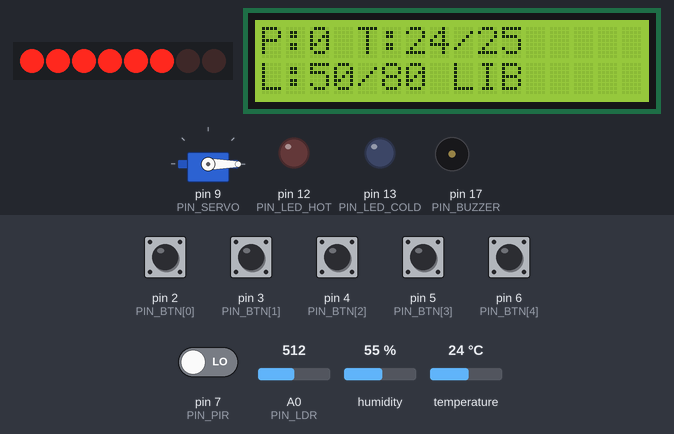
Bench run of a sketch on a simulated Arduino Uno, built with avr-gcc and run on an emulated ATmega328P. On the bench: 8 shift-register outputs drawn as a row of LEDs (first output left, lit = HIGH), servo, 16×2 character LCD, output pins drawn as LEDs (lit = HIGH), buzzer (waves = sounding, pin HIGH). Wiring (from diagram.json): shift register (74HC595): data pin 8; shift clock pin 11; latch pin 10; row of LEDs: on Q0, Q1, Q2, Q3, Q4, Q5, Q6, Q7. The inputs (shaded band) are chosen by the test bench; at power-on: pin 2 (PIN_BTN[0]), pin 3 (PIN_BTN[1]), pin 4 (PIN_BTN[2]), pin 5 (PIN_BTN[3]), pin 6 (PIN_BTN[4]) HIGH, pin 7 (PIN_PIR) LOW, A0 (PIN_LDR) = 512, humidity 55 %, temperature 24 °C. Pins used as bus, display or sensor lines are not drawn; what the sketch prints to the serial monitor is not drawn.

Above: at 2.33 s.
2.8 s: A0 (PIN_LDR) set to 984
At 6.9 s:
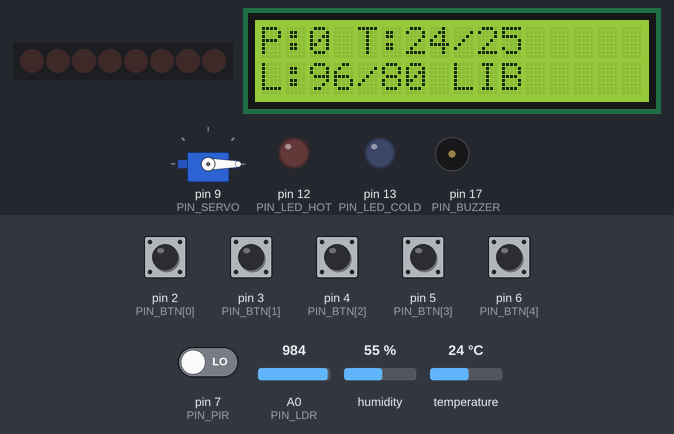
7.5 s: A0 (PIN_LDR) set to 1017
At 8.0 s:
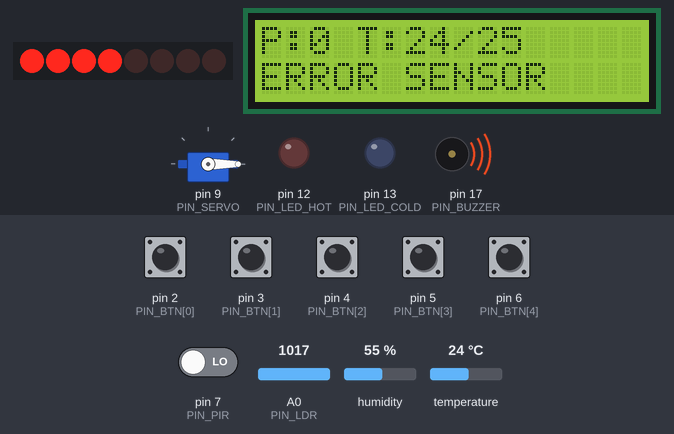
9.1 s: pin 4 (PIN_BTN[2]) pulled LOW for 0.15 s
At 9.48 s:
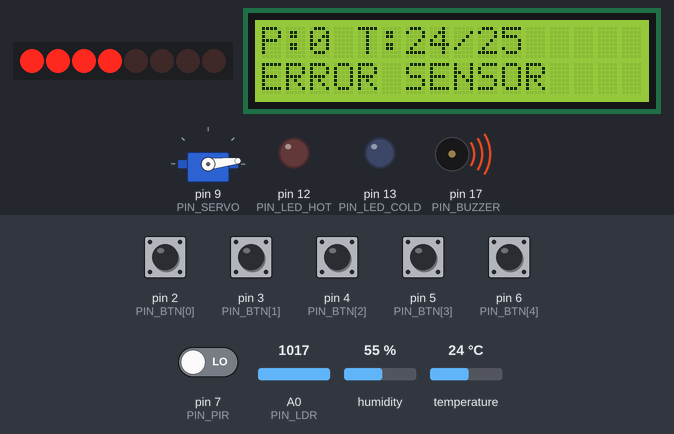
9.8 s: A0 (PIN_LDR) set to 716
At 12.2 s:
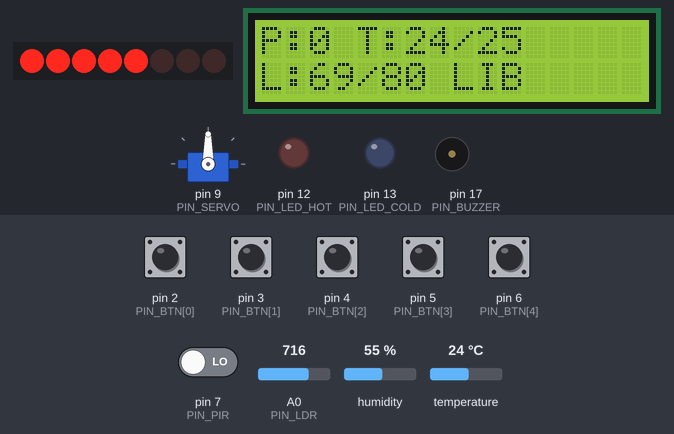
12.3 s: pin 7 (PIN_PIR) driven HIGH
At 14.7 s:
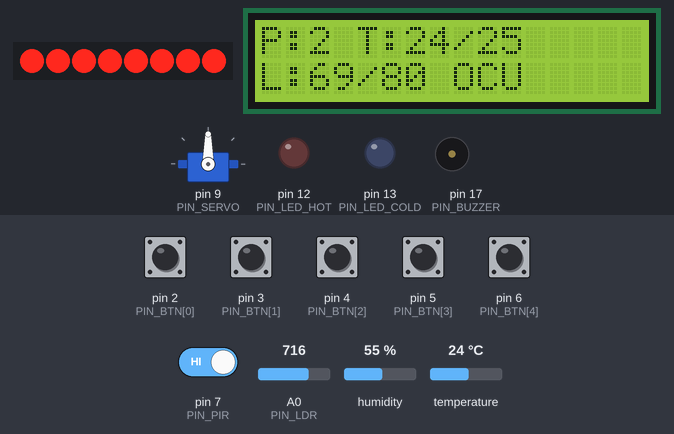
15.0 s: pin 5 (PIN_BTN[3]) pulled LOW for 0.15 s
At 15.71 s:
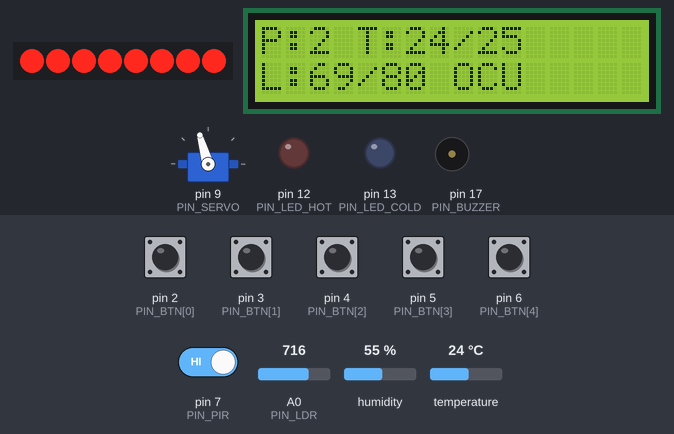
Timing chart, 0 to 16.7 s (numbered marks = the images above; inputs shaded):
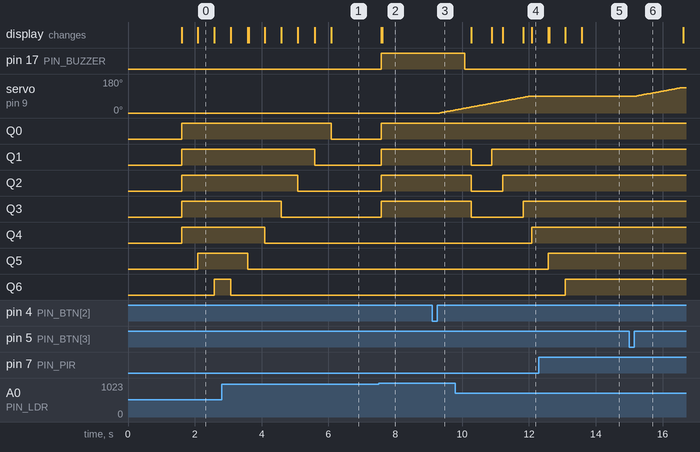

Measured:
- the behaviour switches between 999 and 1000 on A0 (PIN_LDR) (found by bisection; images 1 and 2)
- after the input at 2.8 s, the display: first changes after 0.28 s (image 1 shows a later state)
- after the input at 7.5 s, pin 17 (PIN_BUZZER), Q0–3: LOW → HIGH after 0.08 s; the display: first changes after 0.08 s (image 2 shows a later state)
- after the input at 9.1 s, servo on pin 9 (PIN_SERVO): moves from 0° to 16° over 0.46 s, starting after 0.23 s
- after the input at 9.8 s, pin 17 (PIN_BUZZER): HIGH → LOW after 0.28 s; Q1: HIGH → LOW after 0.47 s, → HIGH 0.61 s later; Q2: HIGH → LOW after 0.47 s, → HIGH 0.94 s later; Q3: HIGH → LOW after 0.47 s, → HIGH 1.5 s later; Q4: LOW → HIGH after 2.3 s; the display: first changes after 0.47 s (image 4 shows a later state)
- after the input at 12.3 s, the display: first differs from a run without the input after 0.31 s (image 5 shows a later state)
- after the input at 15.0 s, servo on pin 9 (PIN_SERVO): moves from 90° to 135° over 1.4 s, starting after 0.23 s

The sketch:

sketch.ino
```cpp
#include <Servo.h>
#include <DHT.h>
#include <Wire.h>
#include <LiquidCrystal_I2C.h>
#include <IRremote.h>

const uint8_t PIN_BTN[5] = {2, 3, 4, 5, 6};
const uint8_t PIN_PIR = 7;
const uint8_t PIN_SR_DAT = 8;
const uint8_t PIN_SERVO = 9;
const uint8_t PIN_SR_LAT = 10;
const uint8_t PIN_SR_CLK = 11;
const uint8_t PIN_LED_HOT = 12;
const uint8_t PIN_LED_COLD = 13;
const uint8_t PIN_LDR = A0;
const uint8_t PIN_DHT = A1;
const uint8_t PIN_IR = A2;
const uint8_t PIN_BUZZER = 17;
float tempSetpoint = 25.0;
const float TEMP_ZM = 3.0;

uint8_t luxSetpoint = 80;
const uint8_t LUX_ZM = 5;

const uint8_t ANG_PLANTA[5] = {0, 45, 90, 135, 180};

const uint16_t T_CTRL_MS = 500;
const uint16_t T_LCD_MS = 1000;
const uint16_t T_SERVO_MS = 30;

Servo cabina;
DHT dht(PIN_DHT, DHT22);
LiquidCrystal_I2C lcd(0x27, 16, 2);

uint8_t plantaActual = 0;
volatile uint8_t plantaDestino = 0;

int anguloActualServo = 0;
int anguloDestinoServo = 0;

float tempActual = 25.0;
float tempAnterior = 25.0;

uint8_t luxActual = 80;
uint8_t luxAnterior = 80;

uint8_t ledsEncendidos = 4;
bool presencia = false;

bool falloDHT = false;
bool falloLDR = false;
bool falloPIR = false;
bool falloServo = false;

volatile bool llamadaInterrupcion = false;
volatile unsigned long ultimaInterrupcion = 0;

unsigned long tCtrl = 0;
unsigned long tLcd = 0;
unsigned long tServo = 0;

void setup() {
Serial.begin(9600);

for (uint8_t i = 0; i < 5; i++) {
pinMode(PIN_BTN[i], INPUT_PULLUP);
}

//tone(PIN_BUZZER,1000);
//delay(1000);
//noTone(PIN_BUZZER);

pinMode(PIN_PIR, INPUT);
pinMode(PIN_SR_DAT, OUTPUT);
pinMode(PIN_SR_LAT, OUTPUT);
pinMode(PIN_SR_CLK, OUTPUT);
pinMode(PIN_LED_HOT, OUTPUT);
pinMode(PIN_LED_COLD, OUTPUT);
pinMode(PIN_BUZZER, OUTPUT);
digitalWrite(PIN_BUZZER, LOW);
cabina.attach(PIN_SERVO);
cabina.write(ANG_PLANTA[0]);

dht.begin();

IrReceiver.begin(PIN_IR, ENABLE_LED_FEEDBACK);

attachInterrupt(digitalPinToInterrupt(PIN_BTN[0]), interrupcionPlanta0, FALLING);
attachInterrupt(digitalPinToInterrupt(PIN_BTN[1]), interrupcionPlanta1, FALLING);

lcd.init();
lcd.backlight();
lcd.print("ACME Ascensor");
delay(1500);
lcd.clear();

actualizarLeds(ledsEncendidos);

Serial.println("Sistema listo");
Serial.print("SP Temp inicial: ");
Serial.print(tempSetpoint);
Serial.print(" C | SP Luz inicial: ");
Serial.print(luxSetpoint);
Serial.println(" %");
}

void loop() {
leerControlRemoto();
leerPulsadores();
moverCabina();

if (millis() - tCtrl >= T_CTRL_MS) {
tCtrl = millis();
leerSensores();
autodiagnostico();
controlTemperatura();
controlIluminacion();
alarma();
}

if (millis() - tLcd >= T_LCD_MS) {
tLcd = millis();
mostrarLCD();
}
}

void interrupcionPlanta0() {
unsigned long ahora = millis();

if (ahora - ultimaInterrupcion > 200) {
plantaDestino = 0;
llamadaInterrupcion = true;
ultimaInterrupcion = ahora;
}
}

void interrupcionPlanta1() {
unsigned long ahora = millis();

if (ahora - ultimaInterrupcion > 200) {
plantaDestino = 1;
llamadaInterrupcion = true;
ultimaInterrupcion = ahora;
}
}

void leerPulsadores() {
if (llamadaInterrupcion) {
llamadaInterrupcion = false;
Serial.print("Llamada por interrupcion a planta ");
Serial.println(plantaDestino);
}

for (uint8_t i = 2; i < 5; i++) {
if (digitalRead(PIN_BTN[i]) == LOW) {
delay(30);
if (digitalRead(PIN_BTN[i]) == LOW) {
plantaDestino = i;
Serial.print("Llamada planta ");
Serial.println(i);
delay(200);
}
}
}
}

void leerControlRemoto() {
if (IrReceiver.decode()) {
uint8_t comando = IrReceiver.decodedIRData.command;

Serial.print("Codigo IR: ");
Serial.println(comando, HEX);

switch (comando) {
case 0x02:
tempSetpoint++;
Serial.print("Setpoint temperatura aumentado: ");
Serial.print(tempSetpoint);
Serial.println(" C");
break;

case 0x98:
tempSetpoint--;
Serial.print("Setpoint temperatura reducido: ");
Serial.print(tempSetpoint);
Serial.println(" C");
break;

case 0x90:
if (luxSetpoint <= 95) luxSetpoint += 5;
Serial.print("Setpoint luz aumentado: ");
Serial.print(luxSetpoint);
Serial.println(" %");
break;

case 0xE0:
if (luxSetpoint >= 5) luxSetpoint -= 5;
Serial.print("Setpoint luz reducido: ");
Serial.print(luxSetpoint);
Serial.println(" %");
break;

case 0x68:
tempSetpoint = 25.0;
luxSetpoint = 80;
Serial.println("Setpoints reiniciados");
break;

case 0x30:
plantaDestino = 0;
Serial.println("IR: planta 0");
break;

case 0x18:
plantaDestino = 1;
Serial.println("IR: planta 1");
break;

case 0x7A:
plantaDestino = 2;
Serial.println("IR: planta 2");
break;

case 0x10:
plantaDestino = 3;
Serial.println("IR: planta 3");
break;

case 0x38:
plantaDestino = 4;
Serial.println("IR: planta 4");
break;

default:
Serial.println("Comando IR no asignado");
break;
}

Serial.print("SP Temp actual: ");
Serial.print(tempSetpoint);
Serial.print(" C | SP Luz actual: ");
Serial.print(luxSetpoint);
Serial.println(" %");

IrReceiver.resume();
}
}

void moverCabina() {
anguloDestinoServo = ANG_PLANTA[plantaDestino];

if (anguloActualServo == anguloDestinoServo) {
plantaActual = plantaDestino;
return;
}

if (millis() - tServo >= T_SERVO_MS) {
tServo = millis();

if (anguloActualServo < anguloDestinoServo) {
anguloActualServo++;
} else if (anguloActualServo > anguloDestinoServo) {
anguloActualServo--;
}

cabina.write(anguloActualServo);

if (anguloActualServo == anguloDestinoServo) {
plantaActual = plantaDestino;
falloServo = false;

Serial.print("Cabina en planta ");
Serial.println(plantaActual);
}
}
}

void leerSensores() {
tempAnterior = tempActual;

float t = dht.readTemperature();

if (!isnan(t)) {
tempActual = t;
}

luxAnterior = luxActual;

int raw = analogRead(PIN_LDR);
luxActual = map(raw, 0, 1023, 0, 100);

presencia = digitalRead(PIN_PIR);
}

void autodiagnostico() {
falloDHT = false;
falloLDR = false;
falloPIR = false;

float t = dht.readTemperature();

if (isnan(t) || t < -20 || t > 80) {
falloDHT = true;
tempActual = tempAnterior;
Serial.println("ERROR DHT22");
}

int rawLdr = analogRead(PIN_LDR);

if (rawLdr <= 20 || rawLdr >= 1000) {
falloLDR = true;
luxActual = luxAnterior;
Serial.println("ERROR LDR");
}

if (digitalRead(PIN_PIR) != HIGH && digitalRead(PIN_PIR) != LOW) {
falloPIR = true;
Serial.println("ERROR PIR");
}

if (falloDHT || falloLDR || falloPIR || falloServo) {
Serial.println("MODO SEGURO ACTIVADO");
}
}

void controlTemperatura() {
if (falloDHT) {
digitalWrite(PIN_LED_HOT, LOW);
digitalWrite(PIN_LED_COLD, LOW);
return;
}

float limMax = tempSetpoint + TEMP_ZM;
float limMin = tempSetpoint - TEMP_ZM;

if (tempActual > limMax) {
digitalWrite(PIN_LED_COLD, HIGH);
digitalWrite(PIN_LED_HOT, LOW);
} else if (tempActual < limMin) {
digitalWrite(PIN_LED_HOT, HIGH);
digitalWrite(PIN_LED_COLD, LOW);
} else {
digitalWrite(PIN_LED_HOT, LOW);
digitalWrite(PIN_LED_COLD, LOW);
}
}

void controlIluminacion() {
if (falloLDR) {
actualizarLeds(4);
return;
}

if (luxActual < luxSetpoint - LUX_ZM && ledsEncendidos < 8) {
ledsEncendidos++;
} else if (luxActual > luxSetpoint + LUX_ZM && ledsEncendidos > 0) {
ledsEncendidos--;
}

actualizarLeds(ledsEncendidos);
}

void actualizarLeds(uint8_t n) {
uint8_t patron = (n >= 8) ? 0xFF : ((1 << n) - 1);

digitalWrite(PIN_SR_LAT, LOW);
shiftOut(PIN_SR_DAT, PIN_SR_CLK, MSBFIRST, patron);
digitalWrite(PIN_SR_LAT, HIGH);
}

void mostrarLCD() {
lcd.clear();

lcd.setCursor(0, 0);
lcd.print("P:");
lcd.print(plantaActual);
lcd.print(" T:");
lcd.print(tempActual, 0);
lcd.print("/");
lcd.print(tempSetpoint, 0);

lcd.setCursor(0, 1);

if (falloDHT || falloLDR || falloPIR || falloServo) {
lcd.print("ERROR SENSOR");
} else {
lcd.print("L:");
lcd.print(luxActual);
lcd.print("/");
lcd.print(luxSetpoint);
lcd.print(" ");
lcd.print(presencia ? "OCU" : "LIB");
}
}

void alarma(){
  if(falloDHT || falloLDR || falloPIR || falloServo){
    digitalWrite(PIN_BUZZER, HIGH);
  } else{
    digitalWrite(PIN_BUZZER, LOW);
  }
}
```
